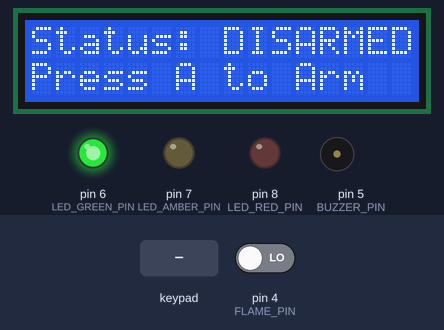
The sketch below on a simulated Arduino Uno, built with avr-gcc and run on an emulated ATmega328P. Shown: 16×2 character LCD, output pins drawn as LEDs (lit = HIGH), buzzer (waves = sounding). The inputs (shaded band) are chosen by the test bench; at power-on: pin 4 (FLAME_PIN) LOW.

Above: at 2.8 s.
2.9 s: key '#' pressed
At 5.1 s:
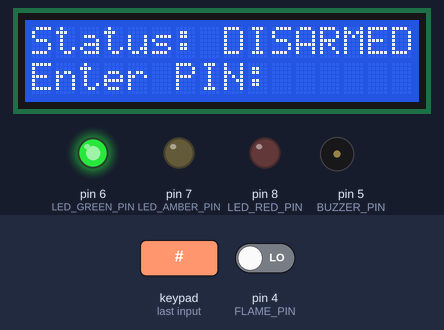
5.6 s: keypad keys 1 2 3 4 A pressed 0.4 s apart
At 8.0 s:
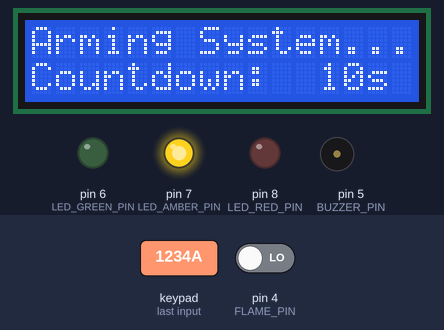
9.1 s: pin 4 (FLAME_PIN) driven HIGH
At 10.1 s:
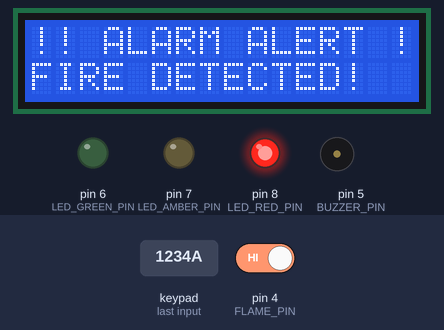
10.6 s: keypad keys 1 2 1 1 1 0 9 # pressed 0.4 s apart
At 12.8 s:
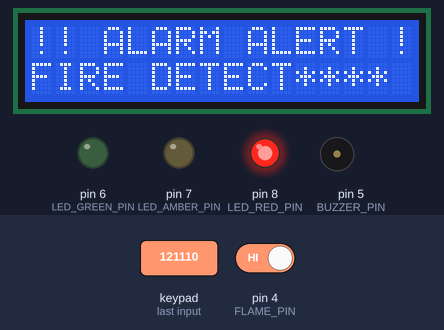
15.3 s: key '1' pressed
At 16.3 s:
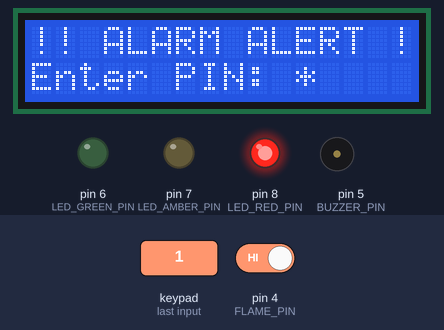
16.8 s: keypad keys 1 2 3 4 pressed 0.4 s apart
At 19.0 s:
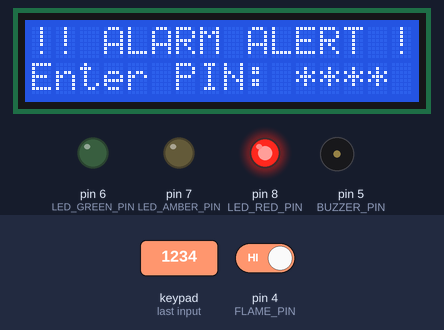
Timing chart, 0 to 20.9 s (numbered marks = the images above; inputs shaded):
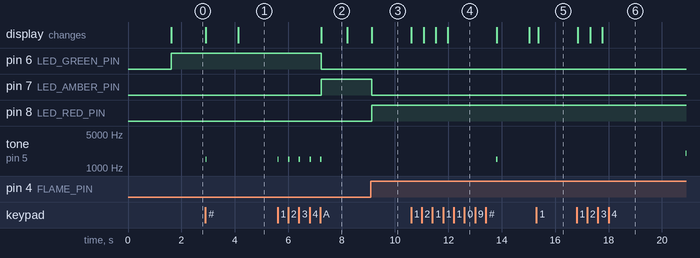

Measured:
- after the input at 2.9 s, tone on pin 5 (BUZZER_PIN): silent → 1500 Hz at once, → silent 0.05 s later; the display: first changes at once (image 1 shows a later state)
- after the input at 5.6 s, pin 6 (LED_GREEN_PIN): HIGH → LOW after 1.6 s; pin 7 (LED_AMBER_PIN): LOW → HIGH after 1.6 s; tone on pin 5 (BUZZER_PIN): alternates 1500 Hz for 0.05 s and silent for 0.35 s, 10 changes in all, then stays silent, starting at once; the display: changes after 1.6 s (image 2)
- after the input at 9.1 s, pin 7 (LED_AMBER_PIN): HIGH → LOW at once; pin 8 (LED_RED_PIN): LOW → HIGH at once; the display: changes at once (image 3)
- after the input at 10.6 s, tone on pin 5 (BUZZER_PIN): stays silent (without the input it goes to 1750 Hz after 2.4 s); the display: first changes at once (image 4 shows a later state)
- after the input at 15.3 s, tone on pin 5 (BUZZER_PIN): stays silent (without the input it goes to 2000 Hz after 1.5 s); the display: changes after 0.07 s (image 5)
- after the input at 16.8 s, tone on pin 5 (BUZZER_PIN): stays silent (without the input it goes to 850 Hz after 2.4 s); the display: first changes after 0.05 s (image 6 shows a later state)
- what the display in image 2 shows lasts 1.0 s, from 7.2 s to 8.2 s

The sketch:

smart_security_alarm.ino
```cpp
/*
 * ============================================================================
 * Project:      Smart Security Alarm System
 * Institution:  UET Peshawar - Computer Systems Engineering
 * Author:       Faizan (22PWCSE2134)
 * Hardware:     Arduino Uno / AVR ATMega328P, 4x4 Keypad, 16x2 LCD (I2C),
 *               PIR Motion Sensor, Flame Sensor, Magnetic Reed Switch, Buzzer
 * ============================================================================
 */

#include <Wire.h>
#include <LiquidCrystal_I2C.h>
#include <Keypad.h>
#include <EEPROM.h>

// ----------------------------------------------------------------------------
// Pin Configurations
// ----------------------------------------------------------------------------
const int PIR_PIN        = 2;   // PIR Motion Sensor (Interrupt 0)
const int DOOR_REED_PIN  = 3;   // Magnetic Reed Door Switch
const int FLAME_PIN      = 4;   // Flame / Fire Sensor
const int BUZZER_PIN     = 5;   // Piezo Siren Output
const int LED_GREEN_PIN  = 6;   // Disarmed Status LED
const int LED_AMBER_PIN  = 7;   // Arming Countdown LED
const int LED_RED_PIN    = 8;   // Armed / Alarm Status LED

// ----------------------------------------------------------------------------
// Keypad Configuration (4x4 Matrix)
// ----------------------------------------------------------------------------
const byte ROWS = 4;
const byte COLS = 4;
char keys[ROWS][COLS] = {
  {'1','2','3','A'},
  {'4','5','6','B'},
  {'7','8','9','C'},
  {'*','0','#','D'}
};
byte rowPins[ROWS] = {A0, A1, A2, A3};
byte colPins[COLS] = {12, 11, 10, 9};

Keypad customKeypad = Keypad(makeKeymap(keys), rowPins, colPins, ROWS, COLS);
LiquidCrystal_I2C lcd(0x27, 16, 2);

// ----------------------------------------------------------------------------
// System States & Globals
// ----------------------------------------------------------------------------
enum SystemState {
  STATE_DISARMED,
  STATE_ARMING_COUNTDOWN,
  STATE_ARMED,
  STATE_ALARM_TRIGGERED
};

SystemState currentState = STATE_DISARMED;
String masterPasscode     = "1234";
String enteredPasscode    = "";
int failedAttempts        = 0;
unsigned long stateTimer  = 0;
String alarmReason        = "";

// ----------------------------------------------------------------------------
// Setup
// ----------------------------------------------------------------------------
void setup() {
  Serial.begin(9600);

  pinMode(PIR_PIN, INPUT);
  pinMode(DOOR_REED_PIN, INPUT_PULLUP);
  pinMode(FLAME_PIN, INPUT);
  pinMode(BUZZER_PIN, OUTPUT);
  pinMode(LED_GREEN_PIN, OUTPUT);
  pinMode(LED_AMBER_PIN, OUTPUT);
  pinMode(LED_RED_PIN, OUTPUT);

  lcd.init();
  lcd.backlight();

  lcd.setCursor(0, 0);
  lcd.print(" SMART SECURITY ");
  lcd.setCursor(0, 1);
  lcd.print(" SYSTEM READY ");
  delay(1500);

  setSystemState(STATE_DISARMED);
}

// ----------------------------------------------------------------------------
// Main Loop
// ----------------------------------------------------------------------------
void loop() {
  handleKeypad();
  checkSensors();
  updateStatusLEDs();

  if (currentState == STATE_ARMING_COUNTDOWN) {
    unsigned long elapsed = (millis() - stateTimer) / 1000;
    if (elapsed >= 10) {
      setSystemState(STATE_ARMED);
    } else {
      lcd.setCursor(12, 1);
      lcd.print(10 - elapsed);
      lcd.print("s ");
    }
  }

  if (currentState == STATE_ALARM_TRIGGERED) {
    triggerSirenSound();
  }
}

// ----------------------------------------------------------------------------
// State Management
// ----------------------------------------------------------------------------
void setSystemState(SystemState newState) {
  currentState = newState;
  enteredPasscode = "";
  lcd.clear();

  switch (currentState) {
    case STATE_DISARMED:
      noTone(BUZZER_PIN);
      lcd.setCursor(0, 0);
      lcd.print("Status: DISARMED");
      lcd.setCursor(0, 1);
      lcd.print("Press A to Arm  ");
      break;

    case STATE_ARMING_COUNTDOWN:
      stateTimer = millis();
      lcd.setCursor(0, 0);
      lcd.print("Arming System...");
      lcd.setCursor(0, 1);
      lcd.print("Countdown: ");
      break;

    case STATE_ARMED:
      lcd.setCursor(0, 0);
      lcd.print("Status: ARMED   ");
      lcd.setCursor(0, 1);
      lcd.print("Enter PIN:      ");
      break;

    case STATE_ALARM_TRIGGERED:
      lcd.setCursor(0, 0);
      lcd.print("!! ALARM ALERT !");
      lcd.setCursor(0, 1);
      lcd.print(alarmReason);
      break;
  }
}

// ----------------------------------------------------------------------------
// Keypad Input Handler
// ----------------------------------------------------------------------------
void handleKeypad() {
  char key = customKeypad.getKey();
  if (!key) return;

  tone(BUZZER_PIN, 1500, 50); // Keypress beep

  if (key == 'A' && currentState == STATE_DISARMED) {
    setSystemState(STATE_ARMING_COUNTDOWN);
    return;
  }

  if (key == '*') { // Clear input
    enteredPasscode = "";
    if (currentState == STATE_ARMED || currentState == STATE_ALARM_TRIGGERED) {
      lcd.setCursor(11, 1);
      lcd.print("    ");
    }
    return;
  }

  if (key == '#') { // Submit PIN
    if (enteredPasscode == masterPasscode) {
      failedAttempts = 0;
      setSystemState(STATE_DISARMED);
    } else {
      failedAttempts++;
      lcd.setCursor(0, 1);
      lcd.print("WRONG PIN! (" + String(failedAttempts) + ")");
      delay(1200);
      if (failedAttempts >= 3 && currentState != STATE_ALARM_TRIGGERED) {
        alarmReason = "PIN LOCKOUT";
        setSystemState(STATE_ALARM_TRIGGERED);
      } else {
        enteredPasscode = "";
        lcd.setCursor(0, 1);
        lcd.print("Enter PIN:      ");
      }
    }
    return;
  }

  // Append digit
  if (enteredPasscode.length() < 4 && key >= '0' && key <= '9') {
    enteredPasscode += key;
    if (currentState == STATE_ARMED || currentState == STATE_ALARM_TRIGGERED) {
      lcd.setCursor(11 + (enteredPasscode.length() - 1), 1);
      lcd.print("*");
    }
  }
}

// ----------------------------------------------------------------------------
// Sensor Detection
// ----------------------------------------------------------------------------
void checkSensors() {
  // Always check flame sensor regardless of state
  if (digitalRead(FLAME_PIN) == HIGH && currentState != STATE_ALARM_TRIGGERED) {
    alarmReason = "FIRE DETECTED!";
    setSystemState(STATE_ALARM_TRIGGERED);
    return;
  }

  // Check intrusion sensors only when Armed
  if (currentState == STATE_ARMED) {
    if (digitalRead(PIR_PIN) == HIGH) {
      alarmReason = "MOTION DETECTED";
      setSystemState(STATE_ALARM_TRIGGERED);
    } else if (digitalRead(DOOR_REED_PIN) == HIGH) { // Open door
      alarmReason = "DOOR BREACH!";
      setSystemState(STATE_ALARM_TRIGGERED);
    }
  }
}

// ----------------------------------------------------------------------------
// LED & Siren Outputs
// ----------------------------------------------------------------------------
void updateStatusLEDs() {
  digitalWrite(LED_GREEN_PIN, currentState == STATE_DISARMED);
  digitalWrite(LED_AMBER_PIN, currentState == STATE_ARMING_COUNTDOWN);
  digitalWrite(LED_RED_PIN,   currentState == STATE_ARMED || currentState == STATE_ALARM_TRIGGERED);
}

void triggerSirenSound() {
  // Dual tone siren sweep
  for (int hz = 800; hz < 2200; hz += 50) {
    tone(BUZZER_PIN, hz);
    delay(2);
  }
  for (int hz = 2200; hz > 800; hz -= 50) {
    tone(BUZZER_PIN, hz);
    delay(2);
  }
}
```

smart_security_alarm_baremetal.c
```cpp
/*
 * ============================================================================
 * Project:     Smart Security Alarm System (Bare-metal AVR C)
 * Institution: UET Peshawar - Computer Systems Engineering
 * Author:      Faizan (22PWCSE2134)
 * Hardware:    ATmega328P Microcontroller (16 MHz)
 * Description: Pure register-level implementation using DDR, PORT, PIN,
 *              Timer1 CTC siren sweep, and pin-change interrupt ISRs.
 * ============================================================================
 */

#include <avr/io.h>
#include <avr/interrupt.h>
#include <util/delay.h>

#define F_CPU 16000000UL

// Pin Definitions
#define PIR_PIN       PD2
#define REED_PIN      PD3
#define FLAME_PIN     PD4
#define BUZZER_PIN    PD5
#define LED_GREEN     PD6
#define LED_AMBER     PD7
#define LED_RED       PB0

// System States
typedef enum {
    SYS_DISARMED,
    SYS_ARMED,
    SYS_ALARM
} sys_state_t;

volatile sys_state_t g_state = SYS_DISARMED;

// Setup hardware register configurations
void init_hardware(void) {
    // Inputs: PIR (PD2), Reed Switch (PD3 with pullup), Flame (PD4)
    DDRD &= ~((1 << PIR_PIN) | (1 << REED_PIN) | (1 << FLAME_PIN));
    PORTD |= (1 << REED_PIN); // Enable pullup on magnetic switch

    // Outputs: Buzzer (PD5), Green LED (PD6), Amber LED (PD7), Red LED (PB0)
    DDRD |= (1 << BUZZER_PIN) | (1 << LED_GREEN) | (1 << LED_AMBER);
    DDRB |= (1 << LED_RED);

    // Initial LED State: Disarmed (Green ON)
    PORTD |= (1 << LED_GREEN);
    PORTD &= ~((1 << LED_AMBER) | (1 << BUZZER_PIN));
    PORTB &= ~(1 << LED_RED);

    // External Interrupt 0 (INT0) on rising edge (PIR motion)
    EICRA |= (1 << ISC01) | (1 << ISC00);
    EIMSK |= (1 << INT0);

    sei(); // Enable global interrupts
}

// Timer1 CTC Mode Siren Sound Frequency Generator
void play_siren_sweep(void) {
    for (uint16_t freq = 800; freq < 2200; freq += 40) {
        uint16_t ocr_val = (F_CPU / (2 * 8 * freq)) - 1;
        TCCR1A = 0;
        TCCR1B = (1 << WGM12) | (1 << CS11); // CTC Mode, Prescaler 8
        OCR1A = ocr_val;

        PORTD |= (1 << BUZZER_PIN);
        _delay_ms(2);
        PORTD &= ~(1 << BUZZER_PIN);
        _delay_ms(2);
    }
}

// ISR for INT0 (PIR Motion Detection)
ISR(INT0_vect) {
    if (g_state == SYS_ARMED) {
        g_state = SYS_ALARM;
    }
}

int main(void) {
    init_hardware();

    while (1) {
        // Flame sensor emergency check (overrides state)
        if (PIND & (1 << FLAME_PIN)) {
            g_state = SYS_ALARM;
        }

        switch (g_state) {
            case SYS_DISARMED:
                PORTD |= (1 << LED_GREEN);
                PORTD &= ~((1 << LED_AMBER) | (1 << BUZZER_PIN));
                PORTB &= ~(1 << LED_RED);
                break;

            case SYS_ARMED:
                PORTD &= ~((1 << LED_GREEN) | (1 << LED_AMBER) | (1 << BUZZER_PIN));
                PORTB |= (1 << LED_RED);

                // Door Breach Check
                if (PIND & (1 << REED_PIN)) {
                    g_state = SYS_ALARM;
                }
                break;

            case SYS_ALARM:
                PORTD &= ~(1 << LED_GREEN);
                PORTB |= (1 << LED_RED);
                play_siren_sweep();
                break;
        }

        _delay_ms(50);
    }

    return 0;
}
```
